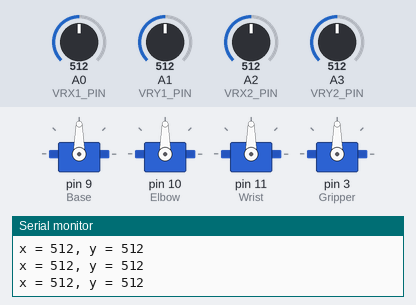
The sketch below on a simulated Arduino Uno, built with avr-gcc and run on an emulated ATmega328P. Parts: 4 × servo, the last lines printed to the serial monitor. The inputs (shaded band) are chosen by the test bench; at power-on: A0 (VRX1_PIN) = 512, A1 (VRY1_PIN) = 512, A2 (VRX2_PIN) = 512, A3 (VRY2_PIN) = 512.

Above: at 1.2 s.
1.3 s: A0 (VRX1_PIN) set to 315
2.8 s: A0 (VRX1_PIN) set to 289
At 3.59 s:
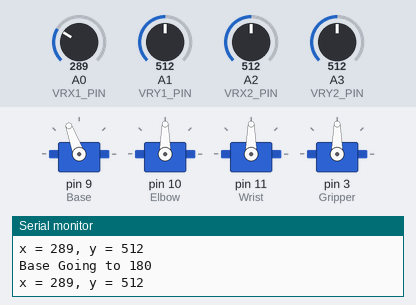
At 5.7 s:
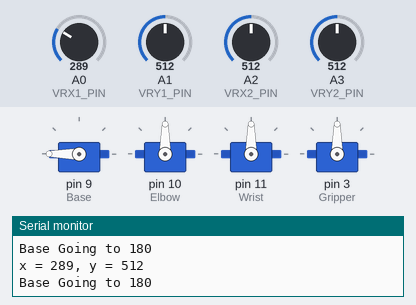
5.8 s: A1 (VRY1_PIN) set to 314
7.3 s: A1 (VRY1_PIN) set to 289
At 10.2 s:
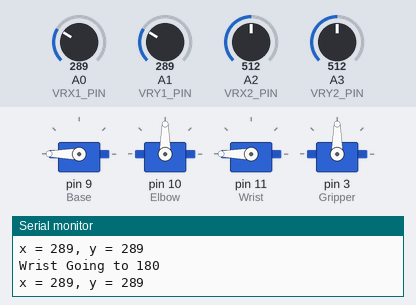
10.3 s: A0 (VRX1_PIN) set to 792
11.8 s: A0 (VRX1_PIN) set to 815
At 12.68 s:
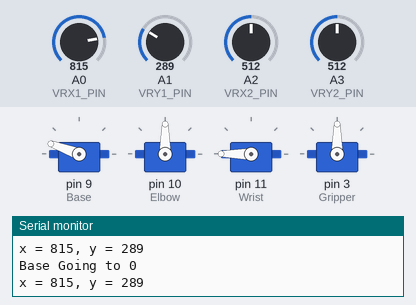
Timing chart, 0 to 17.8 s (numbered marks = the images above; inputs shaded):
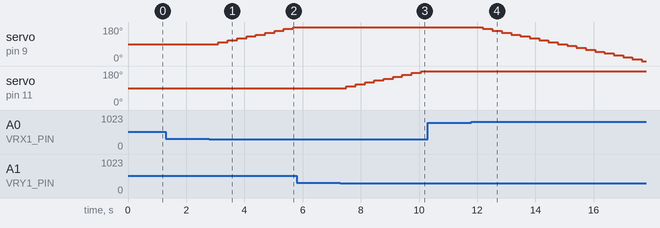

Measured:
- the behaviour switches between 300 and 299 on A0 (VRX1_PIN) (found by bisection; images 0 and 1)
- the behaviour switches between 300 and 299 on A1 (VRY1_PIN) (found by bisection; images 2 and 3)
- the behaviour switches between 800 and 801 on A0 (VRX1_PIN) (found by bisection; images 3 and 4)
- after the input at 2.8 s, servo on pin 9 (Base): moves from 90° to 180° over 2.6 s, starting after 0.31 s
- after the input at 7.3 s, servo on pin 11 (Wrist): moves from 90° to 180° over 2.6 s, starting after 0.20 s
- after the input at 11.8 s, servo on pin 9 (Base): moves from 180° to 0° over 5.5 s, starting after 0.40 s

The sketch:

Integration_Test2.ino
```cpp
#include <ezButton.h>
#include <Servo.h>

#define VRX1_PIN  A0 // Arduino pin connected to VRX1 pin
#define VRY1_PIN  A1 // Arduino pin connected to VRY1 pin
#define VRX2_PIN  A2 // Arduino pin connected to VRX2 pin
#define VRY2_PIN  A3 // Arduino pin connected to VRY2 pin


Servo Base;
Servo Elbow;
Servo Wrist;
Servo Gripper;


int x1Value = 0; // To store value of the X1 axis
int y1Value = 0; // To store value of the Y1 axis
int x2Value = 0; // To store value of the X2 axis
int y2Value = 0; // To store value of the Y2 axis
int Base_a = 90;
int Elbow_a = 90;
int Wrist_a = 90;
int Gripper_a = 90;

void setup(){
  Serial.begin(9600) ;
  Base.attach(9);
  Elbow.attach(10);
  Wrist.attach(11);
  Gripper.attach(3);

}

void loop(){

  // read analog X and Y analog values
  x1Value = analogRead(VRX1_PIN);
  y1Value = analogRead(VRY1_PIN);
  x2Value = analogRead(VRX2_PIN);
  y2Value = analogRead(VRY2_PIN);


  delay(100);
  if (x1Value < 300 && Base_a != 180) {
    Serial.println("Base Going to 180");
    Base_a += 10;
    Base.write(Base_a);              // tell servo to go to Base_aition in variable 'Base_a'
    delay(20);
  }
  else if(x1Value > 800 && Base_a != 0) {
    Serial.println("Base Going to 0");
    Base_a -= 10;
    Base.write(Base_a);              // tell servo to go to Base_aition in variable 'Base_a'
    delay(20);
    }
  if (y1Value < 300 && Wrist_a != 180) {
    Serial.println("Wrist Going to 180");
    Wrist_a += 10;
    Wrist.write(Wrist_a);              // tell servo to go to Base_aition in variable 'Wrist_a'
    delay(20);
  }
  else if(y1Value > 800 && Wrist_a != 0) {
    Serial.println("Wrist Going to 0");
    Wrist_a -= 10;
    Wrist.write(Wrist_a);              // tell servo to go to Base_aition in variable 'Wrist_a'
    delay(20);
    }

  delay(100);
  // if (xValue > 800 && Base_a != 0) {
  //   Serial.println("Going to 0");
  //   Base_a -= 10;
  //   myservo.write(Base_a);              // tell servo to go to Base_aition in variable 'Base_a'
  //   delay(20);

  // }


  // print data to Serial Monitor on Arduino IDE
  Serial.print("x = ");
  Serial.print(x1Value);
  Serial.print(", y = ");
  Serial.println(y1Value);
  delay(100);

}
```
